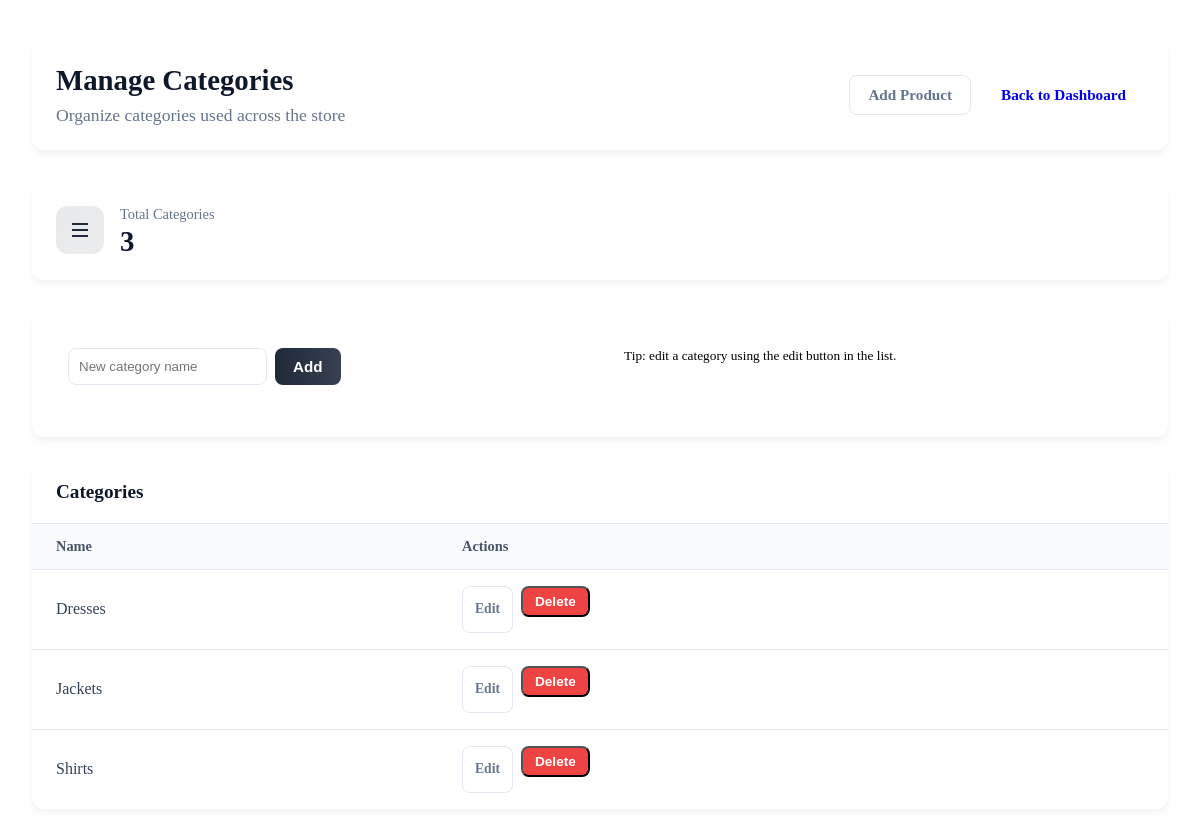
Page /admin/manage_categories.php (signed in) on the committed database.
### tables this page shows
CREATE TABLE `categories` (
  `category_id` int(11) NOT NULL AUTO_INCREMENT,
  `name` varchar(255) NOT NULL,
  `description` text DEFAULT NULL,
  `image_url` varchar(255) DEFAULT NULL,
  `created_at` timestamp NOT NULL DEFAULT CURRENT_TIMESTAMP,
  PRIMARY KEY (`category_id`),
  UNIQUE KEY `name` (`name`)
);

### admin/manage_categories.php (the view, shortened to what this page needs)
<?php
include('../includes/db.php');
$stmt = $conn->prepare('SELECT * FROM categories ORDER BY name ASC');
$stmt->execute();
$categories = $stmt->fetchAll(PDO::FETCH_ASSOC);
?>
<link rel="stylesheet" href="../public/css/admin.css?v=2.0">
<main class="admin-dashboard">
	<div class="dashboard-header">
		<div class="dashboard-title">
			<h1>Manage Categories</h1>
			<h2>Organize categories used across the store</h2>
		</div>
		<div class="dashboard-actions">
			<a href="add_product.php" class="admin-btn secondary">Add Product</a>
			<a href="../admin/dashboard.php" class="admin-btn">Back to Dashboard</a>
		</div>
	</div>
	<div class="stats-grid">
		<div class="stat-card">
			<div class="stat-icon"><svg xmlns="http://www.w3.org/2000/svg" viewBox="0 0 24 24" fill="none" stroke="currentColor" stroke-width="2"><path d="M4 6h16M4 12h16M4 18h16"/></svg></div>
			<div class="stat-content"><h4>Total Categories</h4><div class="stat-value"><?php echo count($categories); ?></div></div>
		</div>
	</div>
	<div class="quick-actions" style="margin-bottom:24px">
		<div class="quick-actions-grid">
			<div style="padding:16px">
				<form method="POST" style="display:flex;gap:8px;align-items:center">
					<input name="name" placeholder="New category name" style="padding:10px;border-radius:8px;border:1px solid #e2e8f0">
					<button class="admin-btn primary" type="submit">Add</button>
				</form>
			</div>
			<div style="padding:16px">
				<small class="muted">Tip: edit a category using the edit button in the list.</small>
			</div>
		</div>
	</div>
	<div class="products-section">
		<div class="section-header">
			<h3>Categories</h3>
		</div>
		<table class="admin-table">
			<thead>
				<tr>
					<th>Name</th>
					<th>Actions</th>
				</tr>
			</thead>
			<tbody>
				<?php foreach ($categories as $cat): ?>
					<tr>
						<td class="product-name"><?php echo htmlspecialchars($cat['name']); ?></td>
						<td>
							<div class="table-actions">
								<a href="?edit=<?php echo $cat['category_id']; ?>#edit-form" class="admin-btn secondary">Edit</a>
								<form method="POST" style="display:inline" onsubmit="return confirm('Delete category?');">
									<button type="submit" class="admin-btn danger">Delete</button>
								</form>
							</div>
						</td>
					</tr>
				<?php endforeach; ?>
			</tbody>
		</table>
	</div>
</main>

### public/css/admin.css (style rules this page uses)
.admin-dashboard { max-width: 1200px; margin: 0 auto; padding: 32px 24px; }
.dashboard-header { display: flex; align-items: center; justify-content: space-between; margin-bottom: 32px; padding: 24px; background: white; border-radius: 12px; box-shadow: 0 4px 6px rgba(0, 0, 0, 0.05); }
.dashboard-title { flex: 1; }
.dashboard-title h1 { font-size: 1.8rem; color: #0f172a; margin: 0 0 8px; }
.dashboard-title h2 { font-size: 1.1rem; color: #64748b; font-weight: 500; margin: 0; }
.dashboard-actions { display: flex; gap: 12px; }
.admin-btn { display: inline-flex; align-items: center; gap: 8px; padding: 10px 18px; border-radius: 8px; font-weight: 600; font-size: 0.95rem; transition: all 0.2s ease; text-decoration: none; }
.admin-btn.primary { background: linear-gradient(to right, #1f2937, #374151); color: white; border: none; }
.admin-btn.danger { background: #ef4444; color: white; }
.admin-btn.secondary { background: white; color: #64748b; border: 1px solid #e2e8f0; }
.products-section { background: white; border-radius: 12px; box-shadow: 0 4px 6px rgba(0, 0, 0, 0.05); overflow: hidden; }
.section-header { padding: 20px 24px; border-bottom: 1px solid #e2e8f0; }
.section-header h3 { font-size: 1.2rem; color: #0f172a; margin: 0; }
.admin-table { width: 100%; border-collapse: collapse; }
.admin-table th { background: #f8fafc; font-weight: 600; color: #475569; font-size: 0.9rem; text-align: left; padding: 14px 24px; border-bottom: 1px solid #e2e8f0; }
.admin-table td { padding: 16px 24px; color: #334155; border-bottom: 1px solid #e2e8f0; vertical-align: middle; }
.admin-table tr:last-child td { border-bottom: none; }
.product-name { font-weight: 500; color: #0f172a; }
.table-actions { display: flex; gap: 8px; }
.table-actions .admin-btn { padding: 6px 12px; font-size: 0.85rem; }
.stats-grid { display: grid; grid-template-columns: repeat(auto-fit, minmax(240px, 1fr)); gap: 24px; margin-bottom: 32px; }
.stat-card { background: white; border-radius: 12px; padding: 24px; box-shadow: 0 4px 6px rgba(0, 0, 0, 0.05); display: flex; align-items: flex-start; gap: 16px; }
.stat-icon { width: 48px; height: 48px; border-radius: 12px; display: flex; align-items: center; justify-content: center; background: linear-gradient(135deg, rgba(31,41,55,0.1), rgba(55,65,81,0.1)); }
.stat-icon svg { width: 24px; height: 24px; color: #1f2937; }
.stat-content h4 { font-size: 0.9rem; color: #64748b; margin: 0 0 4px; font-weight: 500; }
.stat-value { font-size: 1.8rem; font-weight: 600; color: #0f172a; line-height: 1; }
.quick-actions { background: white; border-radius: 12px; padding: 20px; box-shadow: 0 4px 6px rgba(0, 0, 0, 0.05); margin-bottom: 32px; }
.quick-actions-grid { display: grid; grid-template-columns: repeat(auto-fit, minmax(160px, 1fr)); gap: 16px; }

### rows in the picture
categories: name "Dresses"
categories: name "Jackets"
categories: name "Shirts"

### other values in the picture
count($categories) "3"
